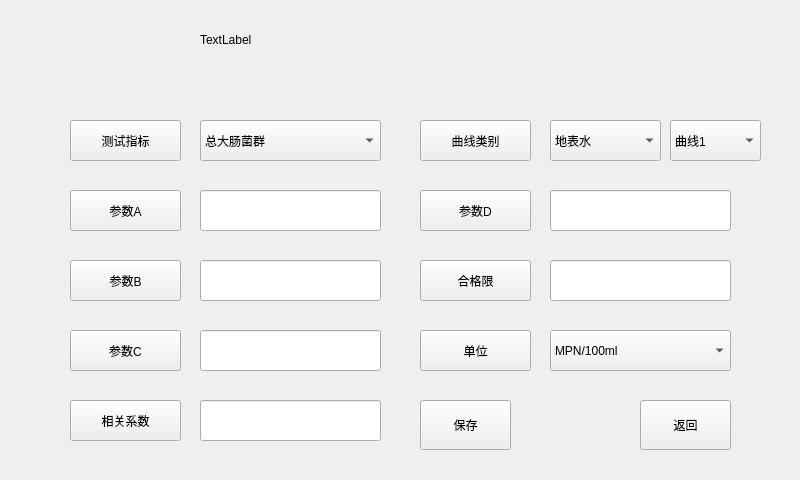
<?xml version="1.0" encoding="UTF-8"?>
<ui version="4.0">
 <class>ParaSetting</class>
 <widget class="QWidget" name="ParaSetting">
  <property name="geometry">
   <rect>
    <x>0</x>
    <y>0</y>
    <width>800</width>
    <height>480</height>
   </rect>
  </property>
  <property name="windowTitle">
   <string>Form</string>
  </property>
  <widget class="QPushButton" name="pbTestTarget">
   <property name="geometry">
    <rect>
     <x>70</x>
     <y>120</y>
     <width>111</width>
     <height>41</height>
    </rect>
   </property>
   <property name="text">
    <string>测试指标</string>
   </property>
  </widget>
  <widget class="QPushButton" name="pbParaA">
   <property name="geometry">
    <rect>
     <x>70</x>
     <y>190</y>
     <width>111</width>
     <height>41</height>
    </rect>
   </property>
   <property name="text">
    <string>参数A</string>
   </property>
  </widget>
  <widget class="QPushButton" name="pbParaB">
   <property name="geometry">
    <rect>
     <x>70</x>
     <y>260</y>
     <width>111</width>
     <height>41</height>
    </rect>
   </property>
   <property name="text">
    <string>参数B</string>
   </property>
  </widget>
  <widget class="QPushButton" name="pbParaC">
   <property name="geometry">
    <rect>
     <x>70</x>
     <y>330</y>
     <width>111</width>
     <height>41</height>
    </rect>
   </property>
   <property name="text">
    <string>参数C</string>
   </property>
  </widget>
  <widget class="QPushButton" name="pbUnit">
   <property name="geometry">
    <rect>
     <x>420</x>
     <y>330</y>
     <width>111</width>
     <height>41</height>
    </rect>
   </property>
   <property name="text">
    <string>单位</string>
   </property>
  </widget>
  <widget class="QPushButton" name="pbQualim">
   <property name="geometry">
    <rect>
     <x>420</x>
     <y>260</y>
     <width>111</width>
     <height>41</height>
    </rect>
   </property>
   <property name="text">
    <string>合格限</string>
   </property>
  </widget>
  <widget class="QPushButton" name="pbParaClass">
   <property name="geometry">
    <rect>
     <x>420</x>
     <y>120</y>
     <width>111</width>
     <height>41</height>
    </rect>
   </property>
   <property name="text">
    <string>曲线类别</string>
   </property>
  </widget>
  <widget class="QPushButton" name="pbParaD">
   <property name="geometry">
    <rect>
     <x>420</x>
     <y>190</y>
     <width>111</width>
     <height>41</height>
    </rect>
   </property>
   <property name="text">
    <string>参数D</string>
   </property>
  </widget>
  <widget class="QLineEdit" name="leParaA">
   <property name="geometry">
    <rect>
     <x>200</x>
     <y>190</y>
     <width>181</width>
     <height>41</height>
    </rect>
   </property>
   <property name="alignment">
    <set>Qt::AlignCenter</set>
   </property>
  </widget>
  <widget class="QLineEdit" name="leParaB">
   <property name="geometry">
    <rect>
     <x>200</x>
     <y>260</y>
     <width>181</width>
     <height>41</height>
    </rect>
   </property>
   <property name="alignment">
    <set>Qt::AlignCenter</set>
   </property>
  </widget>
  <widget class="QLineEdit" name="leParaC">
   <property name="geometry">
    <rect>
     <x>200</x>
     <y>330</y>
     <width>181</width>
     <height>41</height>
    </rect>
   </property>
   <property name="alignment">
    <set>Qt::AlignCenter</set>
   </property>
  </widget>
  <widget class="QLineEdit" name="leQualim">
   <property name="geometry">
    <rect>
     <x>550</x>
     <y>260</y>
     <width>181</width>
     <height>41</height>
    </rect>
   </property>
   <property name="alignment">
    <set>Qt::AlignCenter</set>
   </property>
  </widget>
  <widget class="QLineEdit" name="leParaD">
   <property name="geometry">
    <rect>
     <x>550</x>
     <y>190</y>
     <width>181</width>
     <height>41</height>
    </rect>
   </property>
   <property name="alignment">
    <set>Qt::AlignCenter</set>
   </property>
  </widget>
  <widget class="QComboBox" name="cbTestTarget">
   <property name="geometry">
    <rect>
     <x>200</x>
     <y>120</y>
     <width>181</width>
     <height>41</height>
    </rect>
   </property>
   <item>
    <property name="text">
     <string>总大肠菌群</string>
    </property>
   </item>
   <item>
    <property name="text">
     <string>耐热大肠菌群</string>
    </property>
   </item>
   <item>
    <property name="text">
     <string>细菌总数</string>
    </property>
   </item>
   <item>
    <property name="text">
     <string>大肠埃希氏菌</string>
    </property>
   </item>
  </widget>
  <widget class="QComboBox" name="cbUnit">
   <property name="geometry">
    <rect>
     <x>550</x>
     <y>330</y>
     <width>181</width>
     <height>41</height>
    </rect>
   </property>
   <item>
    <property name="text">
     <string>MPN/100ml</string>
    </property>
   </item>
   <item>
    <property name="text">
     <string>MPN/L</string>
    </property>
   </item>
   <item>
    <property name="text">
     <string>CFU/mL</string>
    </property>
   </item>
  </widget>
  <widget class="QComboBox" name="cbParaClass">
   <property name="geometry">
    <rect>
     <x>550</x>
     <y>120</y>
     <width>111</width>
     <height>41</height>
    </rect>
   </property>
   <item>
    <property name="text">
     <string>地表水</string>
    </property>
   </item>
   <item>
    <property name="text">
     <string>地下水</string>
    </property>
   </item>
   <item>
    <property name="text">
     <string>水源地</string>
    </property>
   </item>
   <item>
    <property name="text">
     <string>自来水</string>
    </property>
   </item>
   <item>
    <property name="text">
     <string>城市污水</string>
    </property>
   </item>
   <item>
    <property name="text">
     <string>垃圾渗透液</string>
    </property>
   </item>
   <item>
    <property name="text">
     <string>海水</string>
    </property>
   </item>
   <item>
    <property name="text">
     <string>游泳池水</string>
    </property>
   </item>
   <item>
    <property name="text">
     <string>自定义1</string>
    </property>
   </item>
   <item>
    <property name="text">
     <string>自定义2</string>
    </property>
   </item>
  </widget>
  <widget class="QPushButton" name="pbR2">
   <property name="geometry">
    <rect>
     <x>70</x>
     <y>400</y>
     <width>111</width>
     <height>41</height>
    </rect>
   </property>
   <property name="text">
    <string>相关系数</string>
   </property>
  </widget>
  <widget class="QLineEdit" name="leR2">
   <property name="geometry">
    <rect>
     <x>200</x>
     <y>400</y>
     <width>181</width>
     <height>41</height>
    </rect>
   </property>
   <property name="alignment">
    <set>Qt::AlignCenter</set>
   </property>
  </widget>
  <widget class="QLabel" name="lb_Title">
   <property name="geometry">
    <rect>
     <x>200</x>
     <y>20</y>
     <width>400</width>
     <height>40</height>
    </rect>
   </property>
   <property name="text">
    <string>TextLabel</string>
   </property>
  </widget>
  <widget class="QComboBox" name="cbParaClass_2">
   <property name="geometry">
    <rect>
     <x>670</x>
     <y>120</y>
     <width>91</width>
     <height>41</height>
    </rect>
   </property>
   <item>
    <property name="text">
     <string>曲线1</string>
    </property>
   </item>
   <item>
    <property name="text">
     <string>曲线2</string>
    </property>
   </item>
   <item>
    <property name="text">
     <string>曲线3</string>
    </property>
   </item>
   <item>
    <property name="text">
     <string>曲线4</string>
    </property>
   </item>
   <item>
    <property name="text">
     <string>曲线5</string>
    </property>
   </item>
   <item>
    <property name="text">
     <string>曲线6</string>
    </property>
   </item>
   <item>
    <property name="text">
     <string>曲线7</string>
    </property>
   </item>
   <item>
    <property name="text">
     <string>曲线8</string>
    </property>
   </item>
   <item>
    <property name="text">
     <string>曲线9</string>
    </property>
   </item>
   <item>
    <property name="text">
     <string>曲线10</string>
    </property>
   </item>
  </widget>
  <widget class="QPushButton" name="pbExit">
   <property name="geometry">
    <rect>
     <x>640</x>
     <y>400</y>
     <width>91</width>
     <height>50</height>
    </rect>
   </property>
   <property name="text">
    <string>返回</string>
   </property>
  </widget>
  <widget class="QPushButton" name="pbSave">
   <property name="geometry">
    <rect>
     <x>420</x>
     <y>400</y>
     <width>91</width>
     <height>50</height>
    </rect>
   </property>
   <property name="text">
    <string>保存</string>
   </property>
  </widget>
 </widget>
 <resources/>
 <connections/>
</ui>
